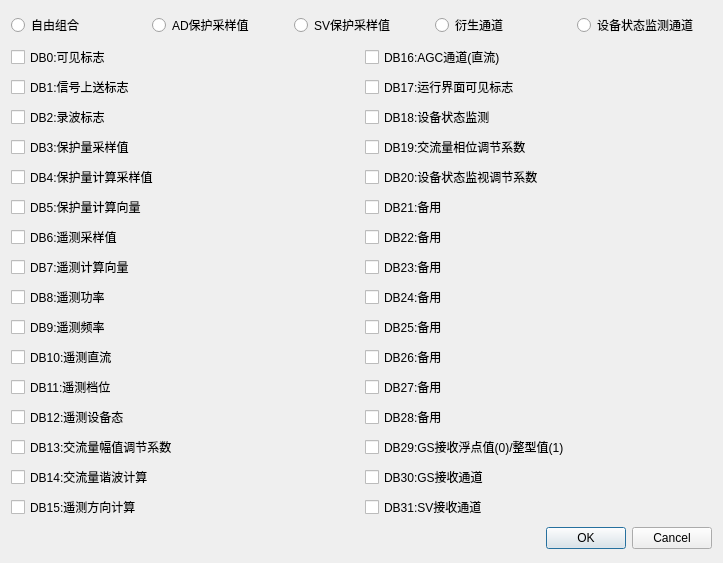
<?xml version="1.0" encoding="UTF-8"?>
<ui version="4.0">
 <class>CAnaAttrDialog</class>
 <widget class="QDialog" name="CAnaAttrDialog">
  <property name="geometry">
   <rect>
    <x>0</x>
    <y>0</y>
    <width>723</width>
    <height>563</height>
   </rect>
  </property>
  <property name="windowTitle">
   <string>Dialog</string>
  </property>
  <layout class="QVBoxLayout" name="verticalLayout_3">
   <item>
    <layout class="QHBoxLayout" name="horizontalLayout_2">
     <item>
      <widget class="QRadioButton" name="m_pFreeRadioButton">
       <property name="text">
        <string>自由组合</string>
       </property>
      </widget>
     </item>
     <item>
      <widget class="QRadioButton" name="m_pADRelyRadioButton">
       <property name="text">
        <string>AD保护采样值</string>
       </property>
      </widget>
     </item>
     <item>
      <widget class="QRadioButton" name="m_pSVRlyRadioButton">
       <property name="text">
        <string>SV保护采样值</string>
       </property>
      </widget>
     </item>
     <item>
      <widget class="QRadioButton" name="m_pCalRelyRadioButton">
       <property name="text">
        <string>衍生通道</string>
       </property>
      </widget>
     </item>
     <item>
      <widget class="QRadioButton" name="m_pDevInfoRadioButton">
       <property name="text">
        <string>设备状态监测通道</string>
       </property>
      </widget>
     </item>
    </layout>
   </item>
   <item>
    <layout class="QHBoxLayout" name="horizontalLayout">
     <item>
      <layout class="QVBoxLayout" name="verticalLayout">
       <item>
        <widget class="QCheckBox" name="m_DB0CheckBox">
         <property name="text">
          <string>DB0:可见标志</string>
         </property>
        </widget>
       </item>
       <item>
        <widget class="QCheckBox" name="m_DB1CheckBox">
         <property name="text">
          <string>DB1:信号上送标志</string>
         </property>
        </widget>
       </item>
       <item>
        <widget class="QCheckBox" name="m_DB2CheckBox">
         <property name="text">
          <string>DB2:录波标志</string>
         </property>
        </widget>
       </item>
       <item>
        <widget class="QCheckBox" name="m_DB3CheckBox">
         <property name="text">
          <string>DB3:保护量采样值</string>
         </property>
        </widget>
       </item>
       <item>
        <widget class="QCheckBox" name="m_DB4CheckBox">
         <property name="text">
          <string>DB4:保护量计算采样值</string>
         </property>
        </widget>
       </item>
       <item>
        <widget class="QCheckBox" name="m_DB5CheckBox">
         <property name="text">
          <string>DB5:保护量计算向量</string>
         </property>
        </widget>
       </item>
       <item>
        <widget class="QCheckBox" name="m_DB6CheckBox">
         <property name="text">
          <string>DB6:遥测采样值</string>
         </property>
        </widget>
       </item>
       <item>
        <widget class="QCheckBox" name="m_DB7CheckBox">
         <property name="text">
          <string>DB7:遥测计算向量</string>
         </property>
        </widget>
       </item>
       <item>
        <widget class="QCheckBox" name="m_DB8CheckBox">
         <property name="text">
          <string>DB8:遥测功率</string>
         </property>
        </widget>
       </item>
       <item>
        <widget class="QCheckBox" name="m_DB9CheckBox">
         <property name="text">
          <string>DB9:遥测频率</string>
         </property>
        </widget>
       </item>
       <item>
        <widget class="QCheckBox" name="m_DB10CheckBox">
         <property name="text">
          <string>DB10:遥测直流</string>
         </property>
        </widget>
       </item>
       <item>
        <widget class="QCheckBox" name="m_DB11CheckBox">
         <property name="text">
          <string>DB11:遥测档位</string>
         </property>
        </widget>
       </item>
       <item>
        <widget class="QCheckBox" name="m_DB12CheckBox">
         <property name="text">
          <string>DB12:遥测设备态</string>
         </property>
        </widget>
       </item>
       <item>
        <widget class="QCheckBox" name="m_DB13CheckBox">
         <property name="text">
          <string>DB13:交流量幅值调节系数</string>
         </property>
        </widget>
       </item>
       <item>
        <widget class="QCheckBox" name="m_DB14CheckBox">
         <property name="text">
          <string>DB14:交流量谐波计算</string>
         </property>
        </widget>
       </item>
       <item>
        <widget class="QCheckBox" name="m_DB15CheckBox">
         <property name="text">
          <string>DB15:遥测方向计算</string>
         </property>
        </widget>
       </item>
      </layout>
     </item>
     <item>
      <layout class="QVBoxLayout" name="verticalLayout_2">
       <item>
        <widget class="QCheckBox" name="m_DB16CheckBox">
         <property name="text">
          <string>DB16:AGC通道(直流)</string>
         </property>
        </widget>
       </item>
       <item>
        <widget class="QCheckBox" name="m_DB17CheckBox">
         <property name="text">
          <string>DB17:运行界面可见标志</string>
         </property>
        </widget>
       </item>
       <item>
        <widget class="QCheckBox" name="m_DB18CheckBox">
         <property name="text">
          <string>DB18:设备状态监测</string>
         </property>
        </widget>
       </item>
       <item>
        <widget class="QCheckBox" name="m_DB19CheckBox">
         <property name="text">
          <string>DB19:交流量相位调节系数</string>
         </property>
        </widget>
       </item>
       <item>
        <widget class="QCheckBox" name="m_DB20CheckBox">
         <property name="text">
          <string>DB20:设备状态监视调节系数</string>
         </property>
        </widget>
       </item>
       <item>
        <widget class="QCheckBox" name="m_DB21CheckBox">
         <property name="text">
          <string>DB21:备用</string>
         </property>
        </widget>
       </item>
       <item>
        <widget class="QCheckBox" name="m_DB22CheckBox">
         <property name="text">
          <string>DB22:备用</string>
         </property>
        </widget>
       </item>
       <item>
        <widget class="QCheckBox" name="m_DB23CheckBox">
         <property name="text">
          <string>DB23:备用</string>
         </property>
        </widget>
       </item>
       <item>
        <widget class="QCheckBox" name="m_DB24CheckBox">
         <property name="text">
          <string>DB24:备用</string>
         </property>
        </widget>
       </item>
       <item>
        <widget class="QCheckBox" name="m_DB25CheckBox">
         <property name="text">
          <string>DB25:备用</string>
         </property>
        </widget>
       </item>
       <item>
        <widget class="QCheckBox" name="m_DB26CheckBox">
         <property name="text">
          <string>DB26:备用</string>
         </property>
        </widget>
       </item>
       <item>
        <widget class="QCheckBox" name="m_DB27CheckBox">
         <property name="text">
          <string>DB27:备用</string>
         </property>
        </widget>
       </item>
       <item>
        <widget class="QCheckBox" name="m_DB28CheckBox">
         <property name="text">
          <string>DB28:备用</string>
         </property>
        </widget>
       </item>
       <item>
        <widget class="QCheckBox" name="m_DB29CheckBox">
         <property name="text">
          <string>DB29:GS接收浮点值(0)/整型值(1)</string>
         </property>
        </widget>
       </item>
       <item>
        <widget class="QCheckBox" name="m_DB30CheckBox">
         <property name="text">
          <string>DB30:GS接收通道</string>
         </property>
        </widget>
       </item>
       <item>
        <widget class="QCheckBox" name="m_DB31CheckBox">
         <property name="text">
          <string>DB31:SV接收通道</string>
         </property>
        </widget>
       </item>
      </layout>
     </item>
    </layout>
   </item>
   <item>
    <widget class="QDialogButtonBox" name="m_buttonBox">
     <property name="orientation">
      <enum>Qt::Horizontal</enum>
     </property>
     <property name="standardButtons">
      <set>QDialogButtonBox::Cancel|QDialogButtonBox::Ok</set>
     </property>
    </widget>
   </item>
  </layout>
 </widget>
 <resources/>
 <connections>
  <connection>
   <sender>m_buttonBox</sender>
   <signal>accepted()</signal>
   <receiver>CAnaAttrDialog</receiver>
   <slot>accept()</slot>
   <hints>
    <hint type="sourcelabel">
     <x>248</x>
     <y>254</y>
    </hint>
    <hint type="destinationlabel">
     <x>157</x>
     <y>274</y>
    </hint>
   </hints>
  </connection>
  <connection>
   <sender>m_buttonBox</sender>
   <signal>rejected()</signal>
   <receiver>CAnaAttrDialog</receiver>
   <slot>reject()</slot>
   <hints>
    <hint type="sourcelabel">
     <x>316</x>
     <y>260</y>
    </hint>
    <hint type="destinationlabel">
     <x>286</x>
     <y>274</y>
    </hint>
   </hints>
  </connection>
 </connections>
</ui>
